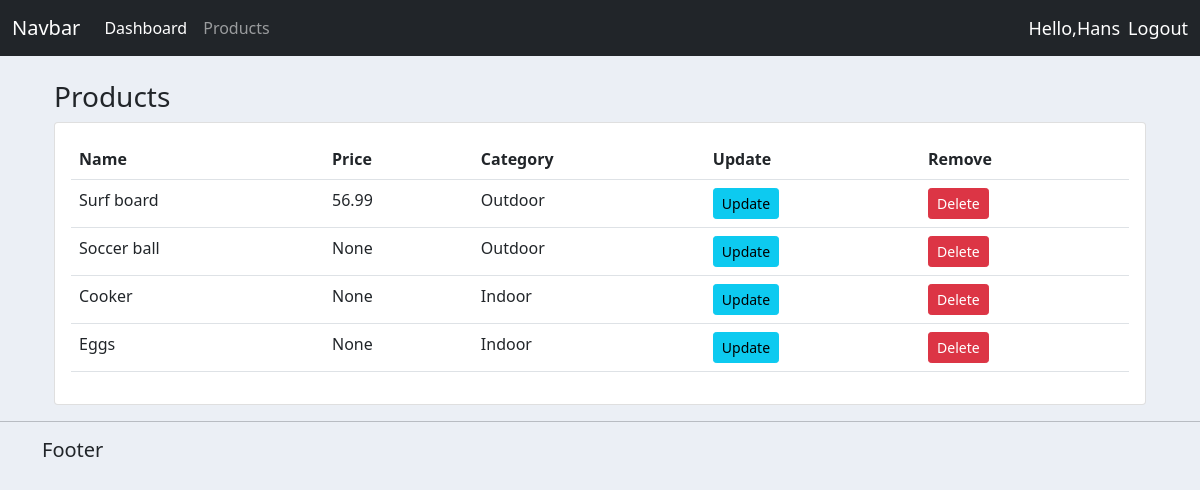
Screenshot of /products/ (signed in) with the database file from the repository.
### accounts/models.py (models this page shows, shortened)
class Product(models.Model):
    CATEGORY = (
        ('Indoor', 'Indoor'),
        ('Outdoor', 'Outdoor'),
    )
    name = models.CharField(max_length=200, null=True)
    category = models.CharField(max_length=200, null=True, blank=True, choices=CATEGORY)
    price = models.FloatField(null=True, blank=True)
    description = models.CharField(max_length=200, null=True, blank=True)
    date_created = models.DateTimeField(auto_now_add=True)
    tag = models.ManyToManyField(Tag, blank=True)

### accounts/decorators.py (the view)
        def wrapper_func(request, *args, **kwargs):
            group = None
            if request.user.groups.exists():
                group = request.user.groups.all()[0].name
                if group in allowed_roles:
                    return view_func(request, *args, **kwargs)
                else:
                    return HttpResponse("You are not authorized to view this page.")

### accounts/views.py (called while the page is built)
@allowed_user(allowed_roles=['admin'])
@login_required(login_url='login')
def products(request):
    products = Product.objects.all()
    context = {
        'products': products,
    }
    return render(request, 'accounts/products.html', context)

### accounts/templates/accounts/products.html
{% extends 'base.html' %}
{% block content %}
    <div class="row">
        <div class="col-md">
        <div class="container mt-4">
            <h3>Products</h3>
            <div class="card card-body">
                <table class="table">
                    <tr>
                        <th>Name</th>
                        <th>Price</th>
                        <th>Category</th>
                        <th>Update</th>
                        <th>Remove</th>
                    </tr>
                    {% for product in products %}
                        <tr>
                            <td>{{ product.name }}</td>
                            <td>{{ product.price }}</td>
                            <td>{{ product.category }}</td>
                            <th><a class="btn btn-sm btn-info" href="">Update</a></th>
                            <th><a class="btn btn-sm btn-danger" href="">Delete</a></th>
                        </tr>
                    {% endfor %}
                </table>
            </div></div>
        </div>
    </div>
{% endblock %}

### accounts/templates/navbar.html (shortened to what this page needs)
<nav class="navbar navbar-expand-lg navbar-dark bg-dark">
  <div class="container-fluid">
    <a class="navbar-brand" href="#">Navbar</a>
    <div class="collapse navbar-collapse" id="navbarNav">
      <ul class="navbar-nav">
        <li class="nav-item">
          <a class="nav-link active" aria-current="page" href="{% url 'home' %}">Dashboard</a>
        </li>
        <li class="nav-item">
          <a class="nav-link" href="{% url 'products' %}">Products</a>
        </li>
      </ul>
    </div>
      <span class="logout mx-2">Hello,{{ request.user|title }} </span>
      <span>  <a  class="logout" style="text-decoration: None" href="{% url 'logout' %}">Logout</a> </span>
  </div>
</nav>

### static/css/main.css (style rules this page uses)
body { background-color: #ebeff5; }

### accounts/templates/navbar.html (style rules this page uses)
.logout { color: white; font-size: 18px; }

### rows the page displays
Product: name "Surf board", price "56.99", category "Outdoor"
Product: name "Soccer ball", price "None", category "Outdoor"
Product: name "Cooker", price "None", category "Indoor"
Product: name "Eggs", price "None", category "Indoor"

### other values shown
{{ request.user|title }} "Hans"
